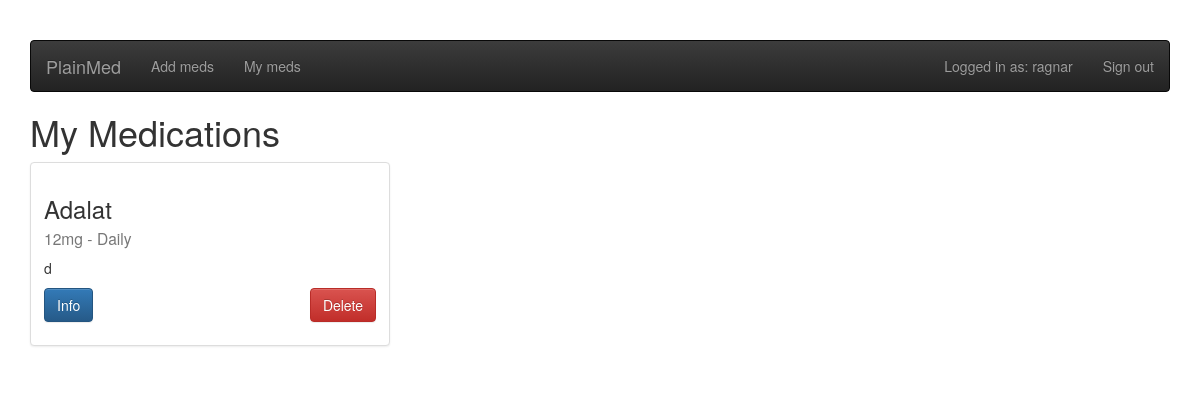
Before: /medicine/mymeds (signed in) with the older database file.
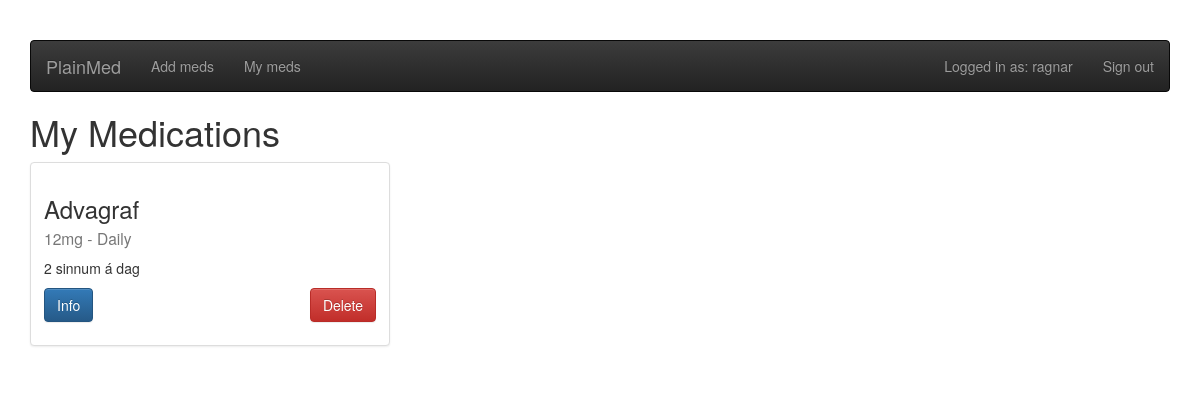
After: the same page with the newer database file.
### app/mod_auth/models.py (models this page shows, shortened)
class User(db.Model, UserMixin):
	id = db.Column(db.Integer(), primary_key=True)
	username = db.Column(db.String(128), nullable=False, unique=True)
	password = db.Column(db.String(192), nullable=False)
	def is_authenticated(self):
		return True

### app/mod_medication/models.py (models this page shows, shortened)
class MedicineUser(db.Model):
    id = db.Column(db.Integer(), primary_key=True)
    user = db.Column(db.Integer(), db.ForeignKey('user.id', ondelete='CASCADE'))
    med = db.Column(db.Integer(), db.ForeignKey('medicine.id', ondelete='CASCADE'))
    amount = db.Column(db.Integer(), nullable=False)
    intake = db.Column(db.String(192), nullable=False)
    amount_type = db.Column(db.String(), nullable=True)
    notes = db.Column(db.String(192), nullable=True)

class Medicine(db.Model):
    id = db.Column(db.Integer(), primary_key=True)
    name = db.Column(db.String(), nullable=False)
    shortname = db.Column(db.String(), nullable=False, unique=True)

### app/mod_medication/controllers.py (the view)
@mod_medication.route('/mymeds')
@login_required
def mymeds():
    medications = db.session.query(
        MedicineUser, Medicine)\
        .join(Medicine)
    return render_template('mymedications.html', meds=medications)

### app/__init__.py (called while the page is built)
@login_manager.user_loader
def load_user(id):
    return User.query.get(id)

@app.before_request
def before_request():
    g.user = current_user

### app/mod_medication/templates/mymedications.html
{% extends "base.html" %}
{%- block container -%}
<h1>My Medications</h1>
<div class="row">
  <div class="col-sm-6 col-md-4">
{% for m in meds %}
    <div class="thumbnail">
      <div class="caption">
          <h3>{{m.Medicine.name}}<br><small>{{m.MedicineUser.amount }}{{ m.MedicineUser.amount_type}} - {{m.MedicineUser.intake}}</small></h3>
          <p>{{m.MedicineUser.notes}}</p>
          <p>
              <a href="http://www.lyfjabokin.is/Lyf/{{m.Medicine.shortname}}/" class="btn btn-primary" role="button" target="_blank">Info</a>
              <a href="{{ url_for('medication.deleteUsers', id=m.Medicine.id) }}" class="pull-right btn btn-danger" role="button">Delete</a>
          </p>
    </div>
    </div>
{% endfor %}</div>
    </div>
{% endblock %}

### app/templates/base.html (shortened to what this page needs)
<!DOCTYPE html>
<html>
	<head>
		<link rel="stylesheet" href="{{ url_for('static', filename='style.css') }}">
		<link rel="stylesheet" href="https://maxcdn.bootstrapcdn.com/bootstrap/3.3.4/css/bootstrap.min.css">
		<link rel="stylesheet" href="https://maxcdn.bootstrapcdn.com/bootstrap/3.3.4/css/bootstrap-theme.min.css">
	</head>
	<body>
		<div class="container">
            {% if g.user.is_authenticated() %}
                {% include "nav.html" %}
            {% endif %}
			{%- block container -%}
			{%- endblock -%}
		</div>
	</body>
</html>

### app/templates/nav.html
    <nav class="navbar navbar-inverse">
      <div class="container-fluid">
        <div class="navbar-header">
          <a class="navbar-brand" href="{{ url_for('index.index') }}">PlainMed</a>
        </div>
        <div>
          <ul class="nav navbar-nav">
              <li><a href="{{ url_for('medication.index') }}">Add meds</a></li>
              <li><a href="{{ url_for('medication.mymeds') }}">My meds</a></li>
          </ul>
          <ul class="nav navbar-nav navbar-right">
            {% if not g.user.is_authenticated() %}
              <li><a href="{{ url_for('auth.login') }}">Sign In</a></li>
              <li><a href="{{ url_for('auth.signup') }}">Sign Up</a></li>
            {% else %}
              <li><a>Logged in as: {{g.user.username}}</a></li>
              <li><a href="{{ url_for('auth.logout') }}">Sign out</a></li>
            {% endif %}
          </ul>
        </div>
      </div>
    </nav>

### app/static/style.css (style rules this page uses)
body { padding-top: 40px; padding-bottom: 40px; background-color: #eee; }

Changed rows visible on the page:
changed MedicineUser "mg": Medicine.name "Adalat" → "Advagraf"; MedicineUser.notes "d" → "2 sinnum á dag"
